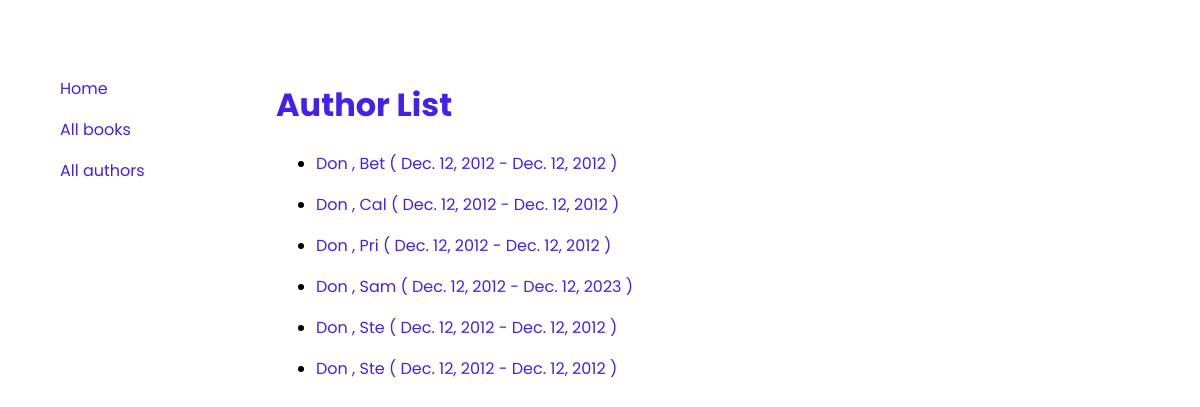
Screenshot of /catalog/authors/ with the database file from the repository.
### catalog/models.py (models this page shows, shortened)
class Author(models.Model):
    first_name = models.CharField(max_length=100)
    last_name = models.CharField(max_length=100)
    date_of_birth = models.DateField(null=True, blank=True)
    date_of_death = models.DateField('Died',null=True, blank=True)
    class Meta:
        ordering = ['last_name', 'first_name']
    def __str__(self):
        return f'{self.last_name} , {self.first_name}'

### catalog/views.py (the view)
# urls.py: path('authors/', views.authors, name='authors'),
def authors(request):
    authors = Author.objects.all()
    context = {
        'authors': authors
    }
    return render(request, 'catalog/authors.html', context)

### catalog/templates/catalog/authors.html
{% extends 'catalog/base_generic.html' %} {% block MainContent %}
<div class="content">
  <h1>Author List</h1>
  {% if authors %} {% for author in authors %}
 <ul>
    <li>
        <a href="{% url 'authorDetails' author.id %}" class="link-style" >
            <p>
              {{ author }} ( {{ author.date_of_birth }} - {{ author.date_of_death }} )
            </p>
          </a>
    </li>
 </ul>
  {% endfor %} {% endif %}
</div>
{% endblock %}

### catalog/static/css/styles.css (style rules this page uses)
:root { --primary-color: rgb(69, 33, 231); }
body { font-family: 'Poppins'; margin: 5%; }
h1 { color: var(--primary-color); }
.link-style { text-decoration: none; color: var(--primary-color); }

### rows the page displays
Author: last_name+first_name "Don , Bet", date_of_birth "Dec. 12, 2012", date_of_death "Dec. 12, 2012"
Author: last_name+first_name "Don , Cal", date_of_birth "Dec. 12, 2012", date_of_death "Dec. 12, 2012"
Author: last_name+first_name "Don , Pri", date_of_birth "Dec. 12, 2012", date_of_death "Dec. 12, 2012"
Author: last_name+first_name "Don , Sam", date_of_birth "Dec. 12, 2012", date_of_death "Dec. 12, 2023"
Author: last_name+first_name "Don , Ste", date_of_birth "Dec. 12, 2012", date_of_death "Dec. 12, 2012"
Author: last_name+first_name "Don , Ste", date_of_birth "Dec. 12, 2012", date_of_death "Dec. 12, 2012"
